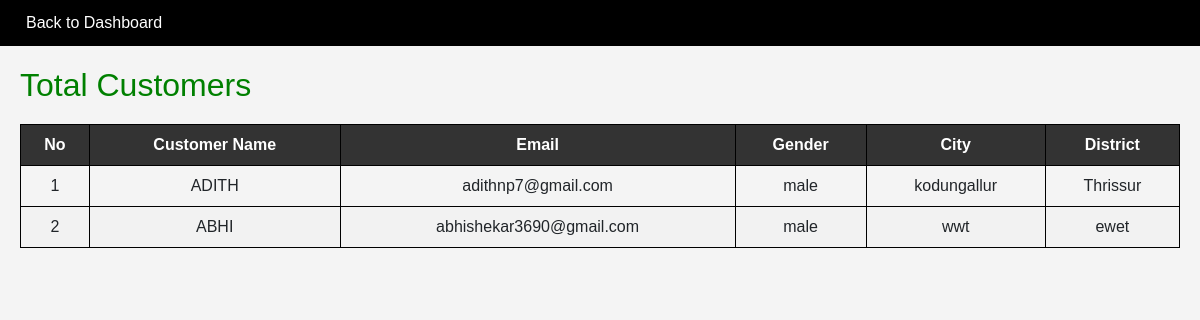
Page /nadmin/custli on the committed database.
### eventapp/models.py (models this page shows, shortened)
class UserRegistration(models.Model):
    username = models.CharField(max_length=20)
    first_name = models.CharField(max_length=80)
    last_name = models.CharField(max_length=80)
    email = models.EmailField()
    mobile = models.CharField(max_length=10)
    gender = models.CharField(max_length=20, choices=roles)
    dob = models.DateField(default=datetime.date.today)
    city = models.CharField(max_length=50, default='')
    district = models.CharField(max_length=120, default='')
    pincode = models.CharField(max_length=6, default='')
    user = models.ForeignKey(User, on_delete=models.CASCADE, default=1)

### adminapp/views.py (the view)
# urls.py: path('custli',views.CustomerList,name='cil'),
def CustomerList(request):
    c = UserRegistration.objects.all()
    return render(request, 'custlist.html',{'c':c})

### templates/custlist.html (shortened to what this page needs)
<!DOCTYPE html>
<html lang="en">
<head>
    <link href="https://cdn.jsdelivr.net/npm/bootstrap@5.3.2/dist/css/bootstrap.min.css" rel="stylesheet">
</head>
<body>
    <div class="navbar">
        <a href="{% url 'nad' %}"><button style="color: #fff; background-color: #000; border: none; cursor: pointer;">Back to Dashboard</button></a>
    </div>
    <div class="container">
        <h2 style="color:green;">Total Customers</h2>
        {% if c %}
        <table>
            <thead>
                <tr>
                    <th>No</th>
                    <th>Customer Name</th>
                    <th>Email</th>
                    <th>Gender</th>
                    <th>City</th>
                    <th>District</th>
                </tr>
            </thead>
            <tbody>
                {% for i in c %}
                <tr>
                    <td>{{forloop.counter}}</td>
                    <td>{{i.user.username.upper}}</td>
                    <td>{{i.email}}</td>
                    <td>{{i.gender}}</td>
                    <td>{{i.city}}</td>
                    <td>{{i.district}}</td>
                </tr>
                {% endfor %}
            </tbody>
        </table>
        {% else %}
        <h1 style="color:red;text-align:center;">No Customers Yet</h1>
        {% endif %}
    </div>
</body>
</html>

### templates/custlist.html (style rules this page uses)
body { font-family: Arial, sans-serif; background-color: #f4f4f4; margin: 0; padding: 0; }
.navbar { background-color: #000; color: #fff; padding: 10px 20px; }
.container { max-width: 1400px; margin: 20px auto; padding: 0 20px; }
table { width: 100%; border-collapse: collapse; margin-top: 20px; }
th, td { padding: 8px; text-align: center; border: 1px solid black; }
th { background-color: #333; color: #fff; }
tr:nth-child(even) { background-color: #f2f2f2; }

### rows in the picture
UserRegistration: user.username "ADITH", email "adithnp7@gmail.com", gender "male", city "kodungallur", district "Thrissur"
UserRegistration: user.username "ABHI", email "abhishekar3690@gmail.com", gender "male", city "wwt", district "ewet"
